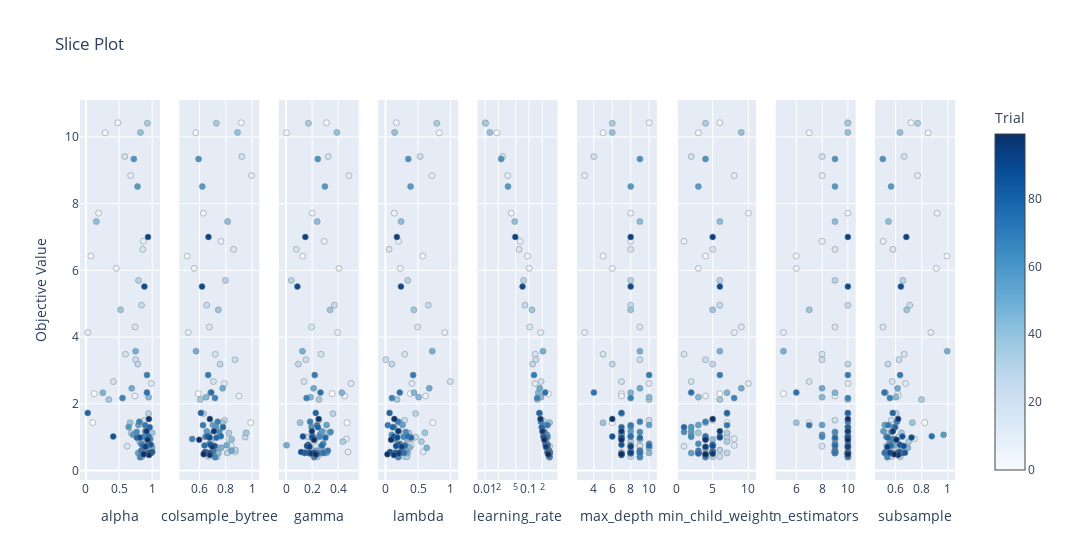

Notebook code for this chart:
### Code cell
from optuna.visualization import plot_slice
plot_slice(study)
